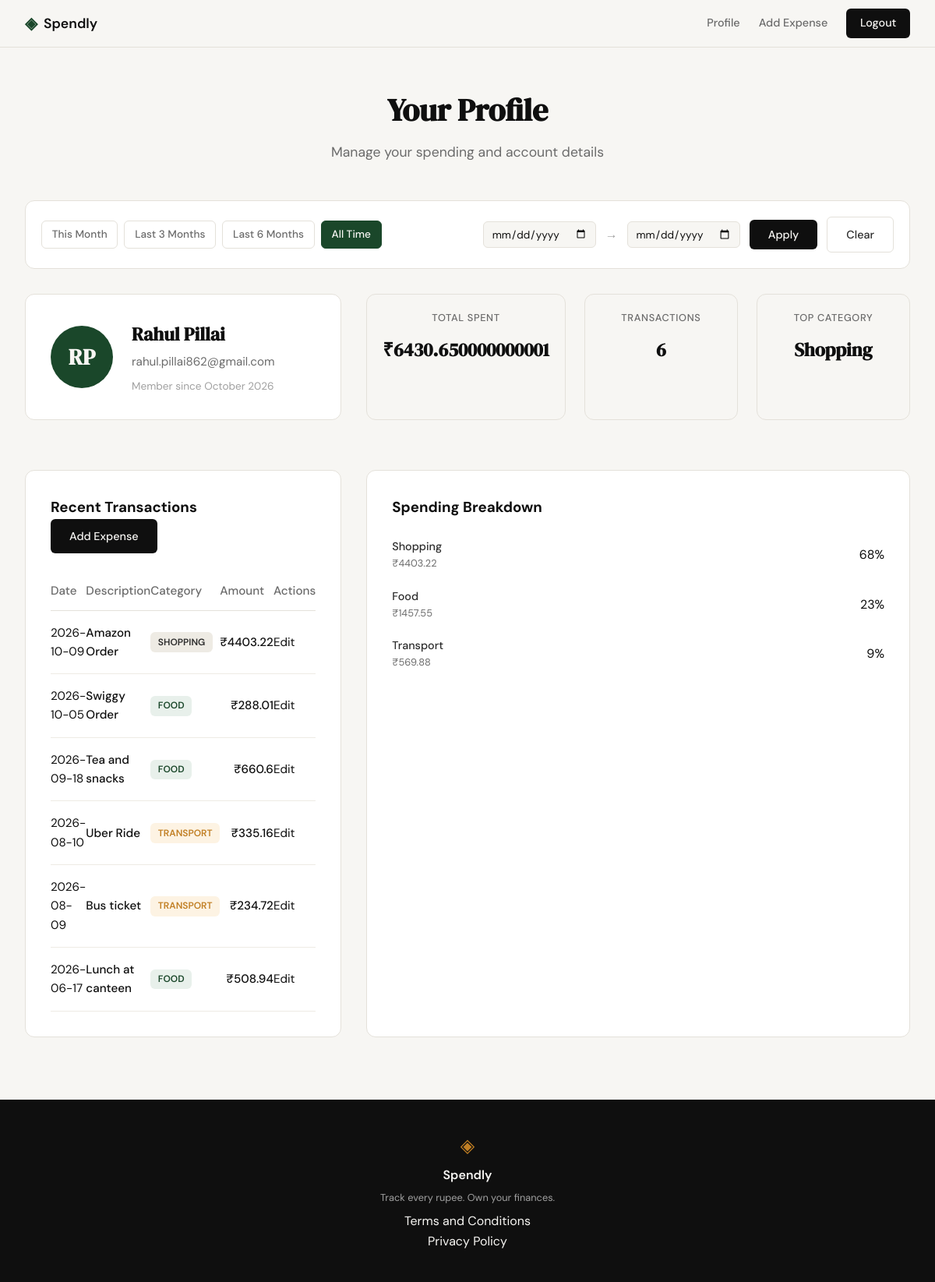
Screenshot of /profile (signed in) with the database file from the repository.
### tables this page shows
CREATE TABLE users (
            id INTEGER PRIMARY KEY AUTOINCREMENT,
            name TEXT NOT NULL,
            email TEXT UNIQUE NOT NULL,
            password_hash TEXT NOT NULL,
            created_at TEXT DEFAULT (datetime('now'))
        );

CREATE TABLE expenses (
            id INTEGER PRIMARY KEY AUTOINCREMENT,
            user_id INTEGER NOT NULL,
            amount REAL NOT NULL,
            category TEXT NOT NULL,
            date TEXT NOT NULL,
            description TEXT,
            created_at TEXT DEFAULT (datetime('now')),
            FOREIGN KEY (user_id) REFERENCES users (id)
        );

### app.py (the view, shortened to what this page needs)
@app.route("/profile")
def profile():
    if not session.get("user_id"):
        return redirect(url_for("login"))
    user_id = session["user_id"]
    date_from = request.args.get("date_from")
    date_to = request.args.get("date_to")
    user = get_user_by_id(user_id)
    if not user:
        return redirect(url_for("login"))
    stats = get_summary_stats(user_id, date_from, date_to)
    transactions = get_recent_transactions(user_id, date_from=date_from, date_to=date_to)
    categories = get_category_breakdown(user_id, date_from, date_to)
    today = datetime.now().date()
    first_of_month = today.replace(day=1).strftime("%Y-%m-%d")
    this_month_from = first_of_month
    this_month_to = today.strftime("%Y-%m-%d")
    last_3m_from = (today - timedelta(days=90)).strftime("%Y-%m-%d")
    last_3m_to = today.strftime("%Y-%m-%d")
    last_6m_from = (today - timedelta(days=180)).strftime("%Y-%m-%d")
    last_6m_to = today.strftime("%Y-%m-%d")
    return render_template(
        "profile.html",
        user=user,
        stats=stats,
        transactions=transactions,
        categories=categories,
        date_from=date_from,
        date_to=date_to,
        presets={
            "this_month": (this_month_from, this_month_to),
            "last_3m": (last_3m_from, last_3m_to),
            "last_6m": (last_6m_from, last_6m_to),
        }
    )

### database/db.py (called while the page is built)
def get_db():
    conn = sqlite3.connect(DB_PATH)
    conn.row_factory = sqlite3.Row
    conn.execute("PRAGMA foreign_keys = ON")
    return conn

### database/queries.py (called while the page is built)
def get_user_by_id(user_id):
    conn = get_db()
    try:
        row = conn.execute(
            "SELECT name, email, created_at FROM users WHERE id = ?",
            (user_id,)
        ).fetchone()
        if not row:
            return None
        created_date = datetime.strptime(row['created_at'], '%Y-%m-%d %H:%M:%S')
        member_since = created_date.strftime('%B %Y')
        return {
            "name": row['name'],
            "email": row['email'],
            "member_since": member_since,
            "initials": "".join([n[0].upper() for n in row['name'].split()])
        }
    finally:
        conn.close()

def get_recent_transactions(user_id, limit=10, date_from=None, date_to=None):
    conn = get_db()
    try:
        query = "SELECT id, date, description, category, amount FROM expenses WHERE user_id = ?"
        params = [user_id]
        if date_from and date_to:
            query += " AND date BETWEEN ? AND ?"
            params.extend([date_from, date_to])
        query += " ORDER BY date DESC LIMIT ?"
        params.append(limit)
        cursor = conn.execute(query, tuple(params))
        rows = cursor.fetchall()
        return [dict(row) for row in rows]
    finally:
        conn.close()

### templates/profile.html (shortened to what this page needs)
{% extends "base.html" %}
{% block content %}
<div class="profile-container">
    <header class="profile-header">
        <h1>Your Profile</h1>
        <p>Manage your spending and account details</p>
    </header>
    <div class="filter-bar">
        <div class="preset-group">
            <a href="{{ url_for('profile', date_from=presets.this_month[0], date_to=presets.this_month[1]) }}"
               class="preset-btn {{ 'active' if date_from == presets.this_month[0] }}">This Month</a>
            <a href="{{ url_for('profile', date_from=presets.last_3m[0], date_to=presets.last_3m[1]) }}"
               class="preset-btn {{ 'active' if date_from == presets.last_3m[0] }}">Last 3 Months</a>
            <a href="{{ url_for('profile', date_from=presets.last_6m[0], date_to=presets.last_6m[1]) }}"
               class="preset-btn {{ 'active' if date_from == presets.last_6m[0] }}">Last 6 Months</a>
            <a href="{{ url_for('profile') }}"
               class="preset-btn {{ 'active' if not date_from }}">All Time</a>
        </div>
        <form class="custom-range-form" method="GET">
            <input type="date" name="date_from" value="{{ date_from or '' }}" class="form-input-date">
            <span class="range-sep">&rarr;</span>
            <input type="date" name="date_to" value="{{ date_to or '' }}" class="form-input-date">
            <button type="submit" class="btn-primary">Apply</button>
            <a href="{{ url_for('profile') }}" class="btn-ghost">Clear</a>
        </form>
    </div>
    <div class="profile-grid">
        <section class="profile-card user-card">
            <div class="user-avatar">{{ user.initials }}</div>
            <div class="user-details">
                <h2>{{ user.name }}</h2>
                <p class="user-email">{{ user.email }}</p>
                <p class="user-meta">Member since {{ user.member_since }}</p>
            </div>
        </section>
        <section class="stats-grid">
            <div class="stat-card">
                <span class="stat-label">Total Spent</span>
                <span class="stat-value">₹{{ stats.total_spent }}</span>
            </div>
            <div class="stat-card">
                <span class="stat-label">Transactions</span>
                <span class="stat-value">{{ stats.count }}</span>
            </div>
            <div class="stat-card">
                <span class="stat-label">Top Category</span>
                <span class="stat-value">{{ stats.top_category }}</span>
            </div>
        </section>
        <section class="profile-card history-card">
            <div class="history-header">
                <h3>Recent Transactions</h3>
                <a href="{{ url_for('add_expense') }}" class="btn-primary">Add Expense</a>
            </div>
            <div class="table-container">
                <table class="profile-table">
                    <thead>
                        <tr>
                            <th>Date</th>
                            <th>Description</th>
                            <th>Category</th>
                            <th class="text-right">Amount</th>
                            <th class="text-center">Actions</th>
                        </tr>
                    </thead>
                    <tbody>
                        {% for tx in transactions %}
                        <tr>
                            <td>{{ tx.date }}</td>
                            <td class="font-medium">{{ tx.description }}</td>
                            <td><span class="category-badge badge-{{ tx.category|lower }}">{{ tx.category }}</span></td>
                            <td class="text-right font-medium">₹{{ tx.amount }}</td>
                            <td class="text-center"><a href="/expenses/{{ tx.id }}/edit" class="btn-small">Edit</a></td>
                        </tr>
                        {% endfor %}
                    </tbody>
                </table>
            </div>
        </section>
        <section class="profile-card breakdown-card">
            <h3>Spending Breakdown</h3>
            <div class="breakdown-list">
                {% for cat in categories %}
                <div class="breakdown-item">
                    <div class="breakdown-info">
                        <span class="cat-name">{{ cat.name }}</span>
                        <span class="cat-amount">₹{{ cat.amount }}</span>
                    </div>
                    <span class="cat-percent">{{ cat.percent }}%</span>
                </div>
                {% endfor %}
            </div>
        </section>
    </div>
</div>
{% endblock %}

### static/css/landing.css (style rules this page uses)
.stat-card { background: var(--paper); border: 1px solid var(--border); border-radius: var(--radius-md); padding: 1.25rem; display: flex; flex-direction: column; gap: 0.25rem; }
.stat-label { font-size: 0.8rem; color: var(--ink-muted); }
.stat-value { font-family: var(--font-display); font-size: 1.5rem; font-weight: bold; color: var(--ink); }
.cat-name { width: 80px; font-size: 0.9rem; color: var(--ink-soft); }

### rows the page displays
users: name "Rahul Pillai", email "rahul.pillai862@gmail.com"
expenses: top_category "Shopping", date "2026-10-09", description "Amazon Order", category "SHOPPING", amount "4403.22", name "Shopping", percent "68"
expenses: date "2026-10-05", description "Swiggy Order", category "FOOD", amount "288.01"
expenses: date "2026-09-18", description "Tea and snacks", category "FOOD", amount "660.6"
expenses: date "2026-08-10", description "Uber Ride", category "TRANSPORT", amount "335.16"
expenses: date "2026-08-09", description "Bus ticket", category "TRANSPORT", amount "234.72"
expenses: date "2026-06-17", description "Lunch at canteen", category "FOOD", amount "508.94"

### other values shown
{{ user.initials }} "RP"
{{ user.member_since }} "October 2026"
{{ stats.total_spent }} "6430.650000000001"
{{ stats.count }} "6"
{{ cat.name }} "Food" "Transport"
{{ cat.amount }} "1457.55" "569.88"
{{ cat.percent }} "23" "9"
